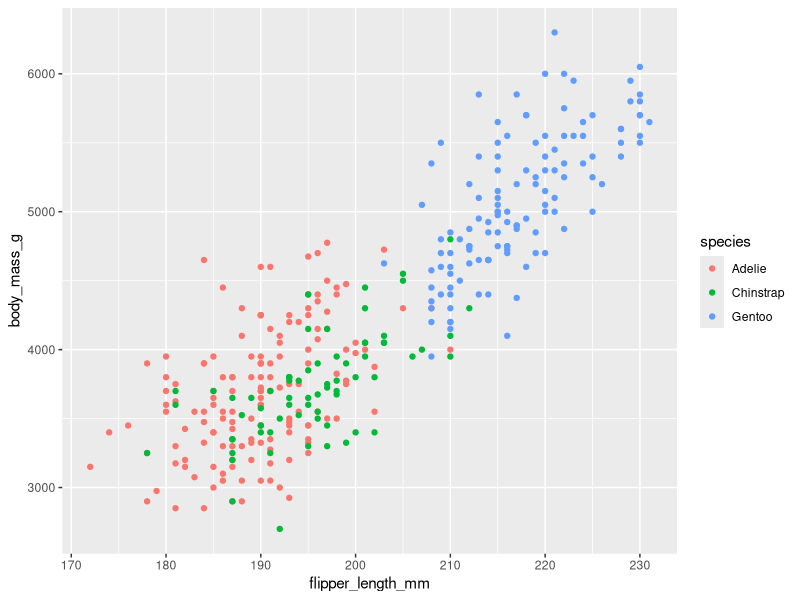
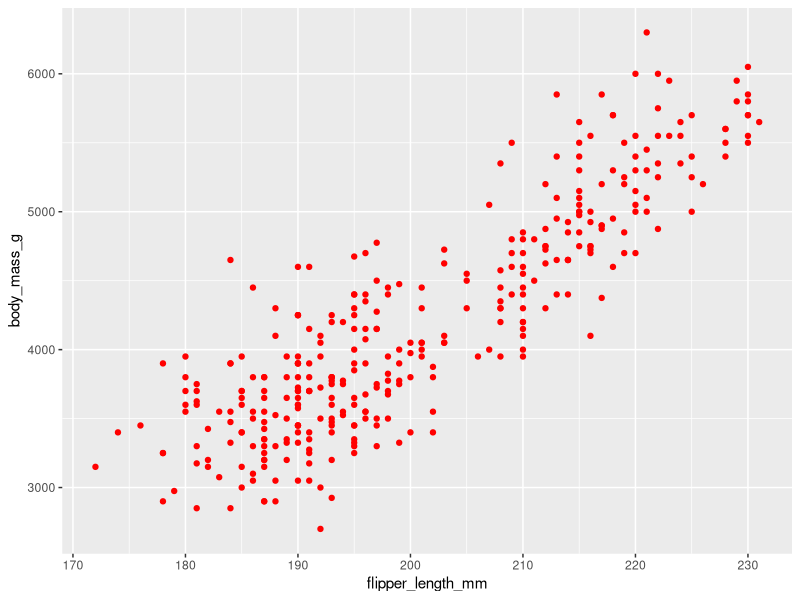
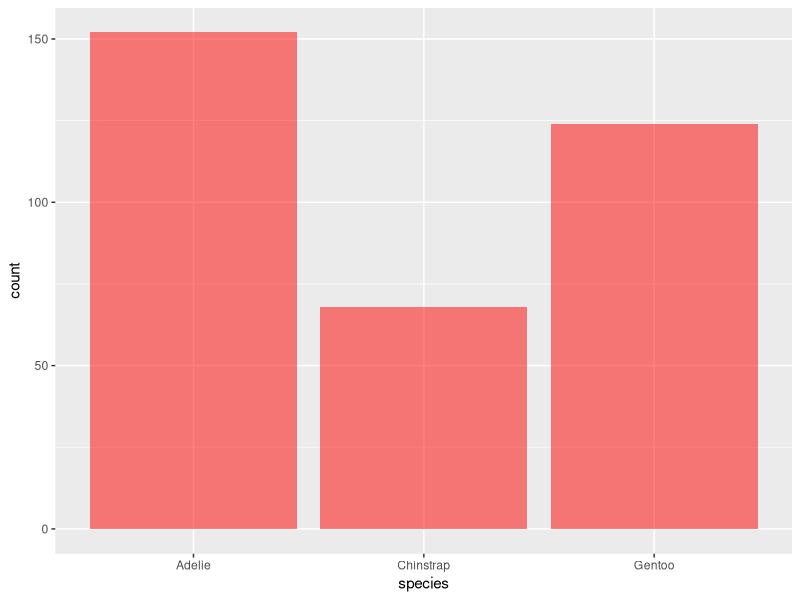

Write the R code that produced these figures, in order.
## ---- chunk 1
#| include: false
library(tidyverse)
library(palmerpenguins)
## ---- chunk 2
penguins %>% 
  ggplot() + 
  geom_point(aes(x = flipper_length_mm, 
             y = body_mass_g,
             color = species))
## ---- chunk 3
penguins %>% 
  ggplot() + 
  geom_point(aes(x = flipper_length_mm, 
             y = body_mass_g),
             color = "red")
## ---- chunk 4
ggplot(penguins) +
  geom_bar(aes(x = species), 
           fill = "red",
           alpha = 0.5)
